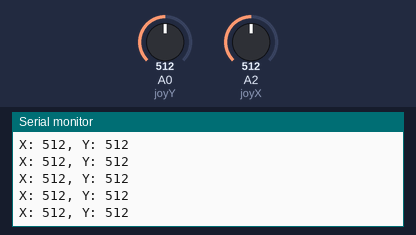
Bench run of a sketch on a simulated Arduino Uno, built with avr-gcc and run on an emulated ATmega328P. Shown: the last lines printed to the serial monitor. Inputs (shaded band) come from the test bench; at power-on: A0 (joyY) = 512, A2 (joyX) = 512.

Above: at 1.2 s.
1.3 s: A0 (joyY) set to 716
At 1.31 s:
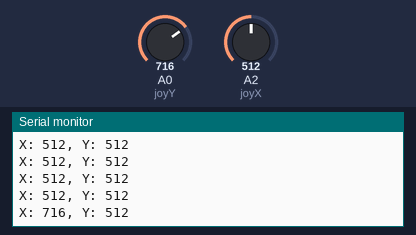
2.8 s: A2 (joyX) set to 716
At 2.82 s:
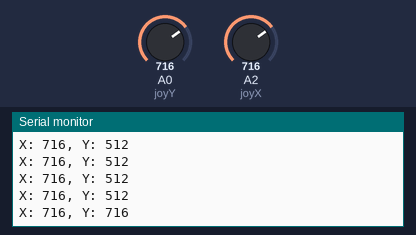
4.3 s: A0 (joyY) set to 900
At 4.33 s:
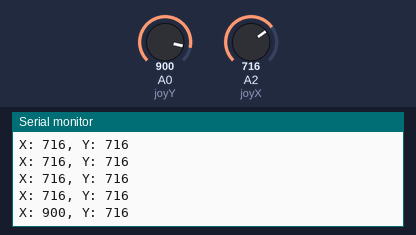
5.8 s: A2 (joyX) set to 900
At 5.84 s:
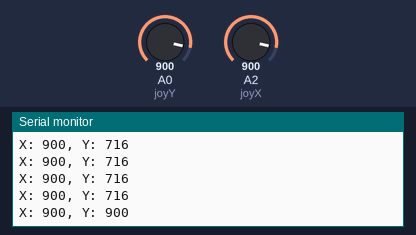
Timing chart, 0 to 8.3 s (numbered marks = the images above; inputs shaded):
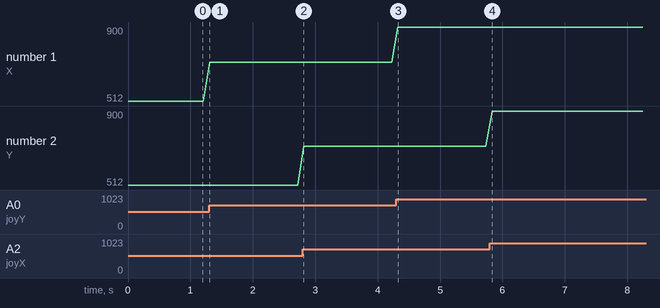

The sketch:

simple_print_joystick_xy.ino
```cpp
#define joyX A2
#define joyY A0
int joy_coords[2] = {-1, -1};

void setup() {
  // Start serial communication
  Serial.begin(9600);
}

void loop() {
  // put your main code here, to run repeatedly:
  get_joy_coords(joy_coords);
  Serial.println(String("X: ") + joy_coords[0] + ", Y: " + joy_coords[1]);

  delay(100);
}

void get_joy_coords(int coords[2]) {
  coords[0] = analogRead(joyY);
  coords[1] = analogRead(joyX);
}
```

Measured:
- after the input at 1.3 s, the serial monitor: prints a new line at once (image 1)
- after the input at 2.8 s, the serial monitor: prints a new line at once (image 2)
- after the input at 4.3 s, the serial monitor: prints a new line at once (image 3)
- after the input at 5.8 s, the serial monitor: prints a new line at once (image 4)
- plotted number 1: 512 → 716 after the input at 1.3 s, 716 → 900 after the input at 4.3 s
